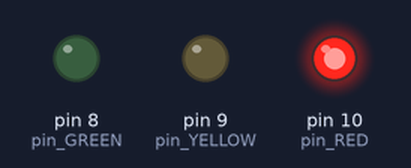
This sketch was run on a simulated Arduino Uno, built with avr-gcc and run on an emulated ATmega328P. Parts: output pins drawn as LEDs (lit = HIGH).

Above: at 5.5 s.
At 14.0 s:
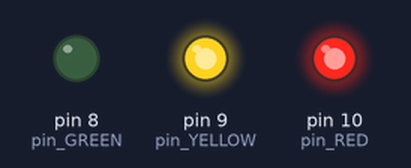
At 21.0 s:
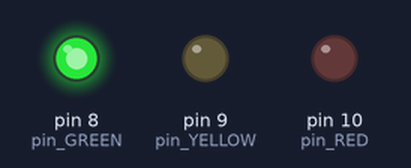
At 29.5 s:
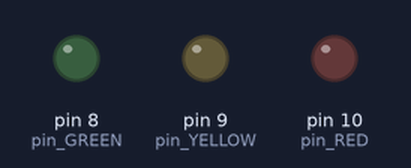
Timing chart, 0 to 40.3 s (numbered marks = the images above):
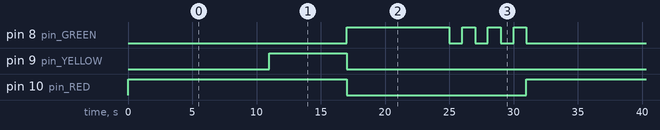

The sketch:

traffic_light.ino
```cpp
/*
Mini project: Traffic light.

In this tutorial project, I tried to make a traffic light.
Along the way, I learned how to use variables and the "for" loop.
On the Arduino board, I connected the LEDs through 220 ohm resistors.

Athor: Max Watson
GitHub: https://github.com/MaxWatson94

*/

// TIMERS
int RED_TIMER = 10;
int YELLOW_TIMER = 5;
int GREEN_TIMER = 10;

// SETTINGS
int pin_RED = 10;
int pin_YELLOW = 9;
int pin_GREEN = 8;

void setup() {
  pinMode(pin_RED, OUTPUT);
  pinMode(pin_YELLOW, OUTPUT);
  pinMode(pin_GREEN, OUTPUT);
}

void loop() {

  for (int i = 0; i <= RED_TIMER; i++){
    digitalWrite(pin_RED, HIGH);
    delay(1000);
  }

  for (int i = 0; i <= YELLOW_TIMER; i++){
    digitalWrite(pin_YELLOW, HIGH);
    delay(1000);
  }

  for (int i = 0; i <= GREEN_TIMER - 4; i++){
    digitalWrite(pin_RED, LOW);
    digitalWrite(pin_YELLOW, LOW);
    digitalWrite(pin_GREEN, HIGH);
    delay(1000);
  }

  for (int i = 0; i <= GREEN_TIMER - 4; i++){
    if (i % 2 ) {
      digitalWrite(pin_GREEN, LOW);
    } else {
      digitalWrite(pin_GREEN, HIGH);
    }
    delay(1000);
  }

  digitalWrite(pin_GREEN, LOW);

}
```

Measured:
- by itself, pin 8 (pin_GREEN): repeats every 31.0 s: 3 × (LOW 1.0 s, HIGH 1.0 s), LOW 17.0 s, HIGH 8.0 s
- by itself, pin 9 (pin_YELLOW): alternates HIGH for 6.0 s and LOW for 25.0 s
- by itself, pin 10 (pin_RED): alternates HIGH for 17.0 s and LOW for 14.0 s
